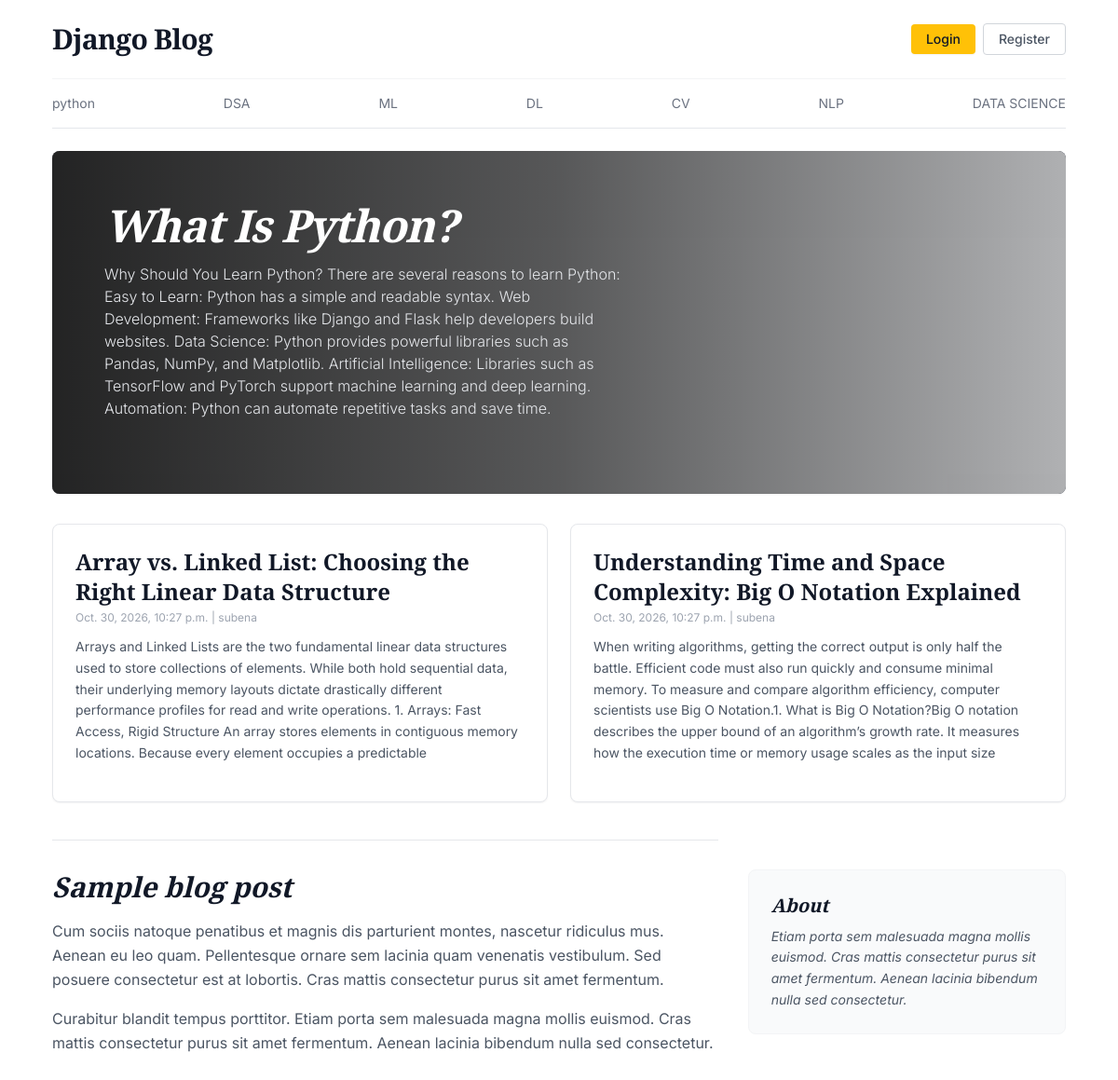
Before: / with the older database file.
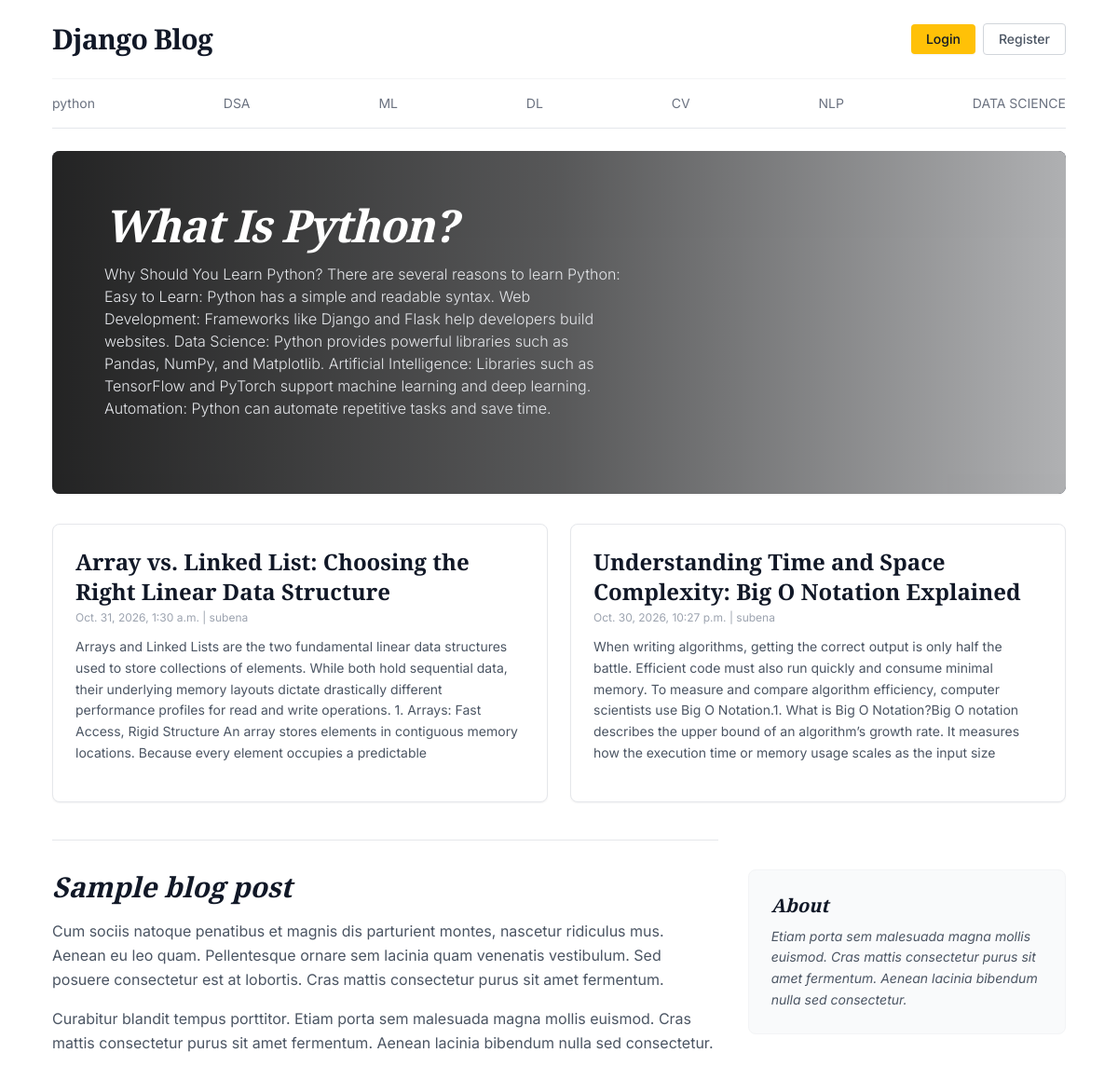
After: the same page with the newer database file.
### blog/models.py (models this page shows, shortened)
class BlogPost(models.Model):
    title = models.CharField(max_length = 200)
    slug = models.CharField(max_length = 200,unique=True,blank =True)
    category = models.ForeignKey(Category,on_delete = models.CASCADE)
    author = models.ForeignKey(User,on_delete = models.CASCADE)
    short_description = models.CharField(max_length = 400)
    featured_image = models.ImageField(upload_to='posts/', blank=True, null=True)
    blog_body = models.CharField(max_length = 2000)
    status = models.IntegerField(choices = STATUS_MODE)
    is_feature = models.BooleanField(default=False)
    created_at = models.DateTimeField(auto_now = True)
    updated_at = models.DateTimeField(auto_now = True)

### blog/views.py (the view)
# urls.py: path('', views.home, name='home'),
def home(request):
    categories = Category.objects.all()
    blog_info = BlogPost.objects.all()
    features_post = BlogPost.objects.filter(is_feature = True).first()
    recent_posts = BlogPost.objects.all().order_by('-id')[:2]
    context = {
        'features_post':features_post,
        'blog_info':blog_info,
        'categories':categories,
        'recent_posts':recent_posts
    }
    return render( request,'home.html',  context  )

### blog/context_processors.py (called while the page is built)
def get_categories(request):
    categories = Category.objects.all()
    return dict(categories=categories)

### templates/home.html (shortened to what this page needs)
{% extends 'base.html' %}
    {% block content %}
        <section class="mt-6">
            <div class="relative rounded-lg overflow-hidden bg-gray-900 min-h-[320px] flex items-center shadow-sm">
                <img src="https://images.unsplash.com/photo-1540747913346-19e32dc3e97e?q=80&w=1600&auto=format&fit=crop"
                     alt="Sports Background"
                     class="absolute inset-0 w-full h-full object-cover object-center opacity-85"
                     onerror="this.src='https://placehold.co/1200x400/2e5b23/ffffff?text=Sports+Background'">
                <div class="absolute inset-0 bg-gradient-to-r from-black/80 via-black/50 to-transparent"></div>
                <div class="relative z-10 p-8 sm:p-12 md:p-14 max-w-2xl text-white">
                    {% if  features_post %}
                    <h1 class="font-serif text-3xl sm:text-4xl md:text-5xl italic font-bold tracking-tight mb-4 leading-tight">
                       {{features_post.title}}
                    </h1>
                    <p class="text-gray-200 text-sm sm:text-base leading-relaxed mb-6 font-light">
                        {{features_post.blog_body}}
                    </p>
                    {% endif %}
                </div>
            </div>
        </section>
        <section class="mt-8 grid grid-cols-1 md:grid-cols-2 gap-6">
            {% for rect_post in   recent_posts %}
            <div class="bg-white p-6 rounded-lg border border-gray-200 shadow-sm hover:shadow-md transition-shadow">
                <h2 class="font-serif text-2xl font-bold text-gray-900 mb-1">
                    {{rect_post.title}}
                </h2>
                <div class="text-xs text-gray-400 mb-3">
                    {{rect_post.created_at}} | {{rect_post.author}}
                </div>
                <p class="text-gray-600 text-sm leading-relaxed mb-4">
                    {{rect_post.short_description}}
                </p>
            </div>
            {% endfor %}
        </section>
        <div class="mt-10 grid grid-cols-1 lg:grid-cols-3 gap-8 pb-16">
            <main class="lg:col-span-2 border-t pt-8 border-gray-200">
                <article class="prose max-w-none">
                    <h2 class="font-serif text-3xl font-bold text-gray-900 mb-4 italic">
                        Sample blog post
                    </h2>
                    <p class="text-gray-600 text-base leading-relaxed mb-4">
                        Cum sociis natoque penatibus et magnis dis parturient montes, nascetur ridiculus mus. Aenean eu leo quam. Pellentesque ornare sem lacinia quam venenatis vestibulum. Sed posuere consectetur est at lobortis. Cras mattis consectetur purus sit amet fermentum.
                    </p>
                    <p class="text-gray-600 text-base leading-relaxed">
                        Curabitur blandit tempus porttitor. Etiam porta sem malesuada magna mollis euismod. Cras mattis consectetur purus sit amet fermentum. Aenean lacinia bibendum nulla sed consectetur.
                    </p>
                </article>
            </main>
            <aside class="lg:col-span-1 border-t pt-8 lg:border-t-0 border-gray-200">
                <div class="bg-gray-50 p-6 rounded-lg border border-gray-100">
                    <h3 class="font-serif text-xl italic font-bold text-gray-900 mb-2">
                        About
                    </h3>
                    <p class="text-gray-600 text-sm leading-relaxed italic">
                        Etiam porta <i>sem malesuada magna mollis</i> euismod. Cras mattis consectetur purus sit amet fermentum. Aenean lacinia bibendum nulla sed consectetur.
                    </p>
                </div>
            </aside>
        </div>
    </div>
    {% endblock %}

Changed rows visible on the page:
changed BlogPost "Array vs. Linked List: Choosing the Right Linear Data Structure": created_at "Oct. 30, 2026, 10:27 p.m." → "Oct. 31, 2026, 1:30 a.m."
